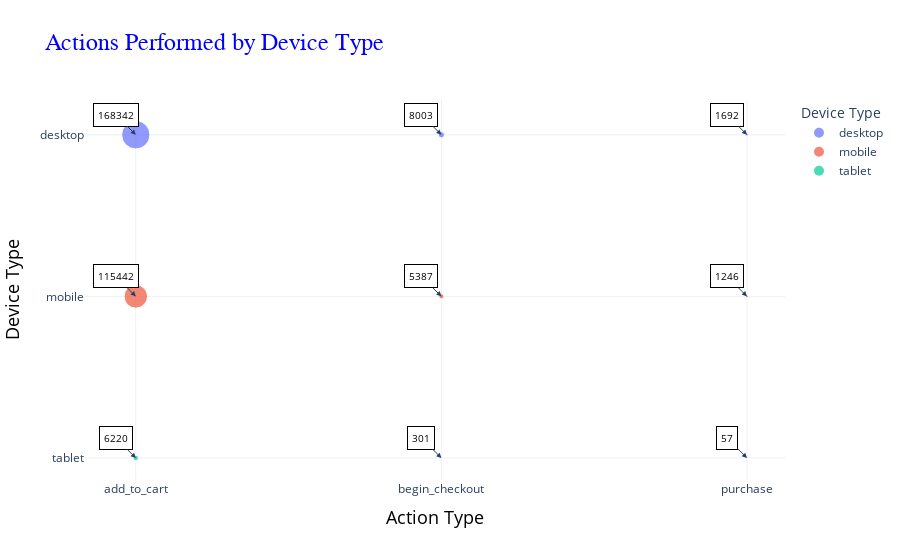

Notebook cell for this chart:
### Code cell
device_action_counts = Google_sales_Data.groupby(['device', 'type']).size().reset_index(name='count')

fig = px.scatter(device_action_counts, 
               x='type',            
                 y='device',           
               size='count',         
               color='device',     
               hover_name='device',   
               title='Actions Performed by Device Type',
               labels={'count': 'Number of Actions', 'device': 'Device Type', 'type': 'Action Type'},
                 size_max=20)       
for i in range(len(device_action_counts)):
    fig.add_annotation(
        x=device_action_counts['type'][i],
        y=device_action_counts['device'][i],
        text=str(device_action_counts['count'][i]),
        showarrow=True,
        arrowhead=2,
        ax=-20,
        ay=-20,
        font=dict(color="black", size=10),
        bgcolor="white",
        bordercolor="black",
        borderwidth=1,
        borderpad=4
    )

fig.update_layout(
    
    title_font=dict(size=24, color='blue', family='Arial'),
    xaxis_title_font=dict(size=18, color='black'),
    yaxis_title_font=dict(size=18, color='black'),
    legend_title_font=dict(size=16),
    legend=dict(title='Device Type'),
    template='plotly_white',  
)
fig.show()

### Figure 1 — Plotly figure (JSON) as saved in the notebook; plotly's stock layout.template omitted (floating-point values rounded to 4 significant figures)
{"data": [{"hovertemplate": "<b>%{hovertext}</b><br><br>Device Type=%{y}<br>Action Type=%{x}<br>Number of Actions=%{marker.size}<extra></extra>", "hovertext": ["desktop", "desktop", "desktop"], "legendgroup": "desktop", "marker": {"color": "#636efa", "size": [168342, 8003, 1692], "sizemode": "area", "sizeref": 420.9, "symbol": "circle"}, "mode": "markers", "name": "desktop", "orientation": "v", "showlegend": true, "type": "scatter", "x": ["add_to_cart", "begin_checkout", "purchase"], "xaxis": "x", "y": ["desktop", "desktop", "desktop"], "yaxis": "y"}, {"hovertemplate": "<b>%{hovertext}</b><br><br>Device Type=%{y}<br>Action Type=%{x}<br>Number of Actions=%{marker.size}<extra></extra>", "hovertext": ["mobile", "mobile", "mobile"], "legendgroup": "mobile", "marker": {"color": "#EF553B", "size": [115442, 5387, 1246], "sizemode": "area", "sizeref": 420.9, "symbol": "circle"}, "mode": "markers", "name": "mobile", "orientation": "v", "showlegend": true, "type": "scatter", "x": ["add_to_cart", "begin_checkout", "purchase"], "xaxis": "x", "y": ["mobile", "mobile", "mobile"], "yaxis": "y"}, {"hovertemplate": "<b>%{hovertext}</b><br><br>Device Type=%{y}<br>Action Type=%{x}<br>Number of Actions=%{marker.size}<extra></extra>", "hovertext": ["tablet", "tablet", "tablet"], "legendgroup": "tablet", "marker": {"color": "#00cc96", "size": [6220, 301, 57], "sizemode": "area", "sizeref": 420.9, "symbol": "circle"}, "mode": "markers", "name": "tablet", "orientation": "v", "showlegend": true, "type": "scatter", "x": ["add_to_cart", "begin_checkout", "purchase"], "xaxis": "x", "y": ["tablet", "tablet", "tablet"], "yaxis": "y"}], "layout": {"annotations": [{"arrowhead": 2, "ax": -20, "ay": -20, "bgcolor": "white", "bordercolor": "black", "borderpad": 4, "borderwidth": 1, "font": {"color": "black", "size": 10}, "showarrow": true, "text": "168342", "x": "add_to_cart", "y": "desktop"}, {"arrowhead": 2, "ax": -20, "ay": -20, "bgcolor": "white", "bordercolor": "black", "borderpad": 4, "borderwidth": 1, "font": {"color": "black", "size": 10}, "showarrow": true, "text": "8003", "x": "begin_checkout", "y": "desktop"}, {"arrowhead": 2, "ax": -20, "ay": -20, "bgcolor": "white", "bordercolor": "black", "borderpad": 4, "borderwidth": 1, "font": {"color": "black", "size": 10}, "showarrow": true, "text": "1692", "x": "purchase", "y": "desktop"}, {"arrowhead": 2, "ax": -20, "ay": -20, "bgcolor": "white", "bordercolor": "black", "borderpad": 4, "borderwidth": 1, "font": {"color": "black", "size": 10}, "showarrow": true, "text": "115442", "x": "add_to_cart", "y": "mobile"}, {"arrowhead": 2, "ax": -20, "ay": -20, "bgcolor": "white", "bordercolor": "black", "borderpad": 4, "borderwidth": 1, "font": {"color": "black", "size": 10}, "showarrow": true, "text": "5387", "x": "begin_checkout", "y": "mobile"}, {"arrowhead": 2, "ax": -20, "ay": -20, "bgcolor": "white", "bordercolor": "black", "borderpad": 4, "borderwidth": 1, "font": {"color": "black", "size": 10}, "showarrow": true, "text": "1246", "x": "purchase", "y": "mobile"}, {"arrowhead": 2, "ax": -20, "ay": -20, "bgcolor": "white", "bordercolor": "black", "borderpad": 4, "borderwidth": 1, "font": {"color": "black", "size": 10}, "showarrow": true, "text": "6220", "x": "add_to_cart", "y": "tablet"}, {"arrowhead": 2, "ax": -20, "ay": -20, "bgcolor": "white", "bordercolor": "black", "borderpad": 4, "borderwidth": 1, "font": {"color": "black", "size": 10}, "showarrow": true, "text": "301", "x": "begin_checkout", "y": "tablet"}, {"arrowhead": 2, "ax": -20, "ay": -20, "bgcolor": "white", "bordercolor": "black", "borderpad": 4, "borderwidth": 1, "font": {"color": "black", "size": 10}, "showarrow": true, "text": "57", "x": "purchase", "y": "tablet"}], "autosize": true, "dragmode": "zoom", "legend": {"itemsizing": "constant", "title": {"text": "Device Type"}, "tracegroupgap": 0}, "title": {"font": {"color": "blue", "family": "Arial", "size": 24}, "text": "Actions Performed by Device Type"}, "xaxis": {"anchor": "y", "autorange": true, "domain": [0, 1], "range": [-0.1544, 2.121], "title": {"font": {"color": "black", "size": 18}, "text": "Action Type"}, "type": "category"}, "yaxis": {"anchor": "x", "autorange": true, "categoryarray": ["tablet", "mobile", "desktop"], "categoryorder": "array", "domain": [0, 1], "range": [-0.1765, 2.462], "title": {"font": {"color": "black", "size": 18}, "text": "Device Type"}, "type": "category"}}}
